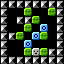

A level layout from a 2D game, rendered from its tile map. Below: a short description, then the map file with its tile-grid data intact:
An orthogonal 8x8 tile map with 8x8 px tiles, 1 tile layer (base).

<map version="1.5" tiledversion="1.7.0" orientation="orthogonal" renderorder="right-down" width="8" height="8" tilewidth="8" tileheight="8" infinite="0" nextlayerid="2" nextobjectid="1">
 <tileset firstgid="1" source="../../dev/editor_tiles.tsx" />
 <layer id="1" name="base" width="8" height="8">
  <data encoding="csv">
1,1,1,1,1,1,1,1,
1,0,0,3,0,0,3,1,
1,0,1,1,3,0,0,1,
1,0,0,3,0,5,0,1,
1,1,3,0,5,3,0,1,
1,0,0,5,0,0,0,1,
1,0,0,3,2,3,1,1,
1,1,1,1,1,1,1,1
</data>
 </layer>
</map>
